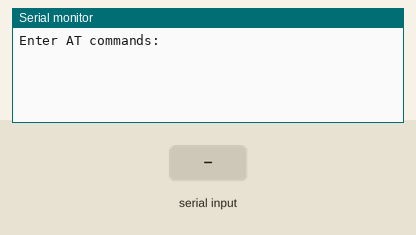
The sketch below on a simulated Arduino Uno, built with avr-gcc and run on an emulated ATmega328P. Shown: the last lines printed to the serial monitor. The test bench sets the inputs (shaded band).

Above: at 1.2 s.
1.3 s: "1\n" received over the second serial link
At 2.3 s:
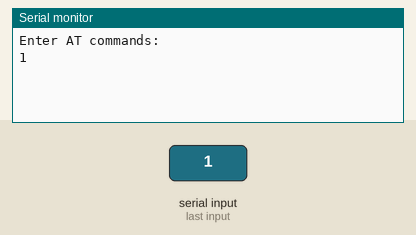
2.8 s: "0\n" received over the second serial link
At 3.5 s:
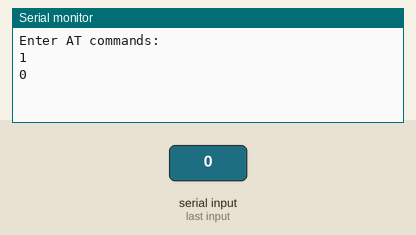

The sketch:

Arduino_Code.ino
```cpp
#include <SoftwareSerial.h>

SoftwareSerial BTSerial(10, 11); // RX | TX

void setup() {
  Serial.begin(9600);     // Monitor Serial
  BTSerial.begin(9600);  // HC-05 AT Mode baud rate
  Serial.println("Enter AT commands:");
}

char next;

void loop() {
  if (BTSerial.available()) {
    Serial.write(BTSerial.read());
  }
  if (Serial.available()) {
    next = Serial.read();
    if (next == '\n') {
      BTSerial.write("\r\n");
    } else {
    BTSerial.write(next);
   }
    }

  }
```

Measured:
- after the input at 1.3 s, the serial monitor: prints a new line at once (image 1)
- after the input at 2.8 s, the serial monitor: prints a new line at once (image 2)
